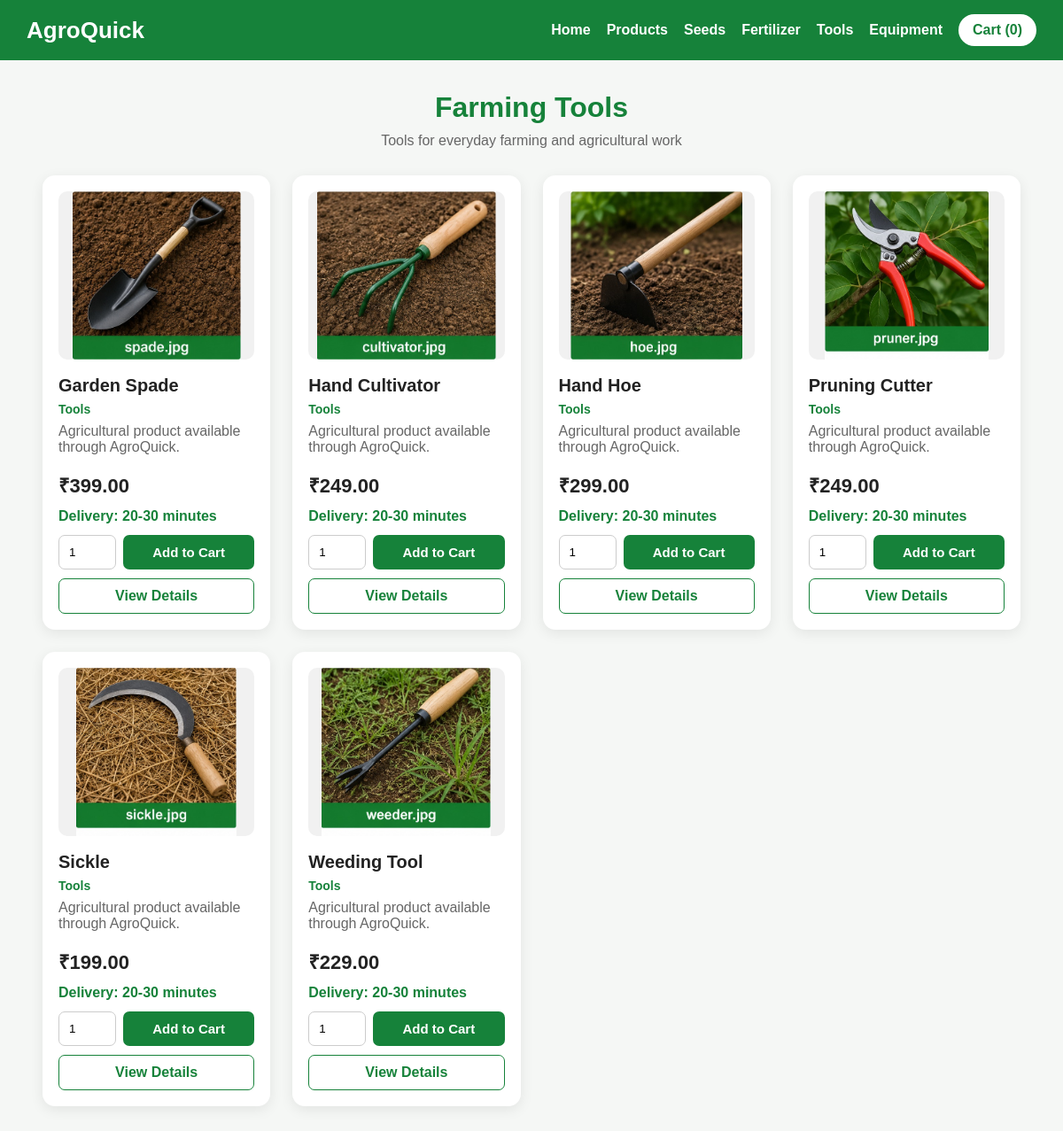
/tools (signed in), run on the app's committed database.
### tables this page shows
CREATE TABLE products (
            id INTEGER PRIMARY KEY AUTOINCREMENT,
            name TEXT NOT NULL,
            category_id INTEGER NOT NULL,
            price REAL NOT NULL,
            image TEXT,
            description TEXT,
            stock INTEGER DEFAULT 100, delivery_time TEXT DEFAULT '20-30 minutes', created_at TEXT,
            FOREIGN KEY (category_id) REFERENCES categories(id)
        );

### app.py (the view)
@app.route("/tools")
@location_required
def tools():
    return render_template(
        "tools.html",
        products=get_category_products("Tools")
    )

### app.py (called while the page is built)
def get_db():
    db = sqlite3.connect(DATABASE)
    db.row_factory = sqlite3.Row
    return db

def location_required(function):
    @wraps(function)
    def wrapper(*args, **kwargs):
        if "user_id" not in session:
            return redirect(url_for("login"))
        if not session.get("user_location"):
            return redirect(url_for("location"))
        return function(*args, **kwargs)
    return wrapper

def cart_count():
    if "user_id" not in session:
        return 0
    db = get_db()
    row = db.execute(
        """
        SELECT COALESCE(SUM(quantity), 0) AS total
        FROM cart_items
        WHERE user_id=?
        """,
        (session["user_id"],)
    ).fetchone()
    db.close()
    return int(row["total"] or 0)

@app.context_processor
def globals_for_templates():
    return {
        "cart_count": cart_count(),
        "user_location": session.get("user_location"),
        "current_user_name": session.get("user_name"),
        "logged_in": "user_id" in session
    }

def get_category_products(category_name):
    db = get_db()
    products = db.execute(
        """
        SELECT
            p.id,
            p.name,
            p.category_id,
            c.name AS category,
            p.price,
            p.image,
            p.description,
            p.stock,
            p.delivery_time,
            p.created_at
        FROM products p
        LEFT JOIN categories c ON p.category_id=c.id
        WHERE LOWER(c.name)=LOWER(?)
        ORDER BY p.name
        """,
        (category_name,)
    ).fetchall()
    db.close()
    return products

### templates/tools.html (shortened to what this page needs)
<!DOCTYPE html>
<html lang="en">
<head>
</head>
<body>
<nav>
    <a href="{{ url_for('home') }}" class="logo">
        AgroQuick
    </a>
    <div class="nav-links">
        <a href="{{ url_for('home') }}">Home</a>
        <a href="{{ url_for('products') }}">Products</a>
        <a href="{{ url_for('seeds') }}">Seeds</a>
        <a href="{{ url_for('fertilizer') }}">Fertilizer</a>
        <a href="{{ url_for('tools') }}">Tools</a>
        <a href="{{ url_for('equipment') }}">Equipment</a>
        <a href="{{ url_for('cart') }}" class="cart-button">
            Cart ({{ cart_count }})
        </a>
    </div>
</nav>
<div class="container">
    <h1>Farming Tools</h1>
    <div class="subtitle">
        Tools for everyday farming and agricultural work
    </div>
    {% if products %}
        <div class="product-grid">
            {% for product in products %}
                <div class="product-card">
                    {% if product['image'] %}
                        <img
                            src="{{ url_for('static', filename='images/' + product['image']) }}"
                            class="product-image"
                            alt="{{ product['name'] }}"
                        >
                    {% endif %}
                    <div class="product-name">
                        {{ product['name'] }}
                    </div>
                    <div class="category">
                        Tools
                    </div>
                    <div class="description">
                        {{ product['description'] or 'Quality farming tool for agricultural use.' }}
                    </div>
                    <div class="price">
                        ₹{{ "%.2f"|format(product['price']) }}
                    </div>
                    <div class="delivery">
                        Delivery: {{ product['delivery_time'] or '20-30 minutes' }}
                    </div>
                    {% if product['stock'] > 0 %}
                        <form
                            action="{{ url_for('add_to_cart_post') }}"
                            method="POST"
                            class="cart-form"
                        >
                            <input
                                type="number"
                                name="quantity"
                                value="1"
                                min="1"
                                max="{{ product['stock'] }}"
                                class="quantity"
                            >
                            <button type="submit" class="add-button">
                                Add to Cart
                            </button>
                        </form>
                    {% else %}
                        <button class="add-button" disabled>
                            Out of Stock
                        </button>
                    {% endif %}
                    <a
                        href="{{ url_for('product', product_id=product['id']) }}"
                        class="details-button"
                    >
                        View Details
                    </a>
                </div>
            {% endfor %}
        </div>
    {% else %}
        <div class="empty">
            No farming tools available.
        </div>
    {% endif %}
</div>
</body>
</html>

### templates/tools.html (style rules this page uses)
* { box-sizing: border-box; }
body { margin: 0; font-family: Arial, sans-serif; background: #f5f7f5; color: #222; }
nav { background: #16823a; padding: 16px 30px; display: flex; justify-content: space-between; align-items: center; flex-wrap: wrap; }
.logo { color: white; text-decoration: none; font-size: 26px; font-weight: bold; }
.nav-links { display: flex; gap: 18px; align-items: center; flex-wrap: wrap; }
.nav-links a { color: white; text-decoration: none; font-weight: bold; }
.cart-button { background: white; color: #16823a !important; padding: 9px 16px; border-radius: 20px; }
.container { width: 92%; max-width: 1250px; margin: 35px auto; }
h1 { text-align: center; color: #16823a; margin-bottom: 10px; }
.subtitle { text-align: center; color: #666; margin-bottom: 30px; }
.product-grid { display: grid; grid-template-columns: repeat(auto-fit, minmax(230px, 1fr)); gap: 25px; }
.product-card { background: white; border-radius: 14px; padding: 18px; box-shadow: 0 4px 15px rgba(0,0,0,0.08); transition: 0.2s; }
.product-image { width: 100%; height: 190px; object-fit: contain; border-radius: 10px; background: #f1f1f1; }
.product-name { font-size: 20px; font-weight: bold; margin: 14px 0 7px; }
.category { color: #16823a; font-size: 14px; font-weight: bold; }
.description { color: #666; min-height: 42px; margin-top: 8px; }
.price { font-size: 22px; font-weight: bold; margin: 12px 0; }
.delivery { color: #16823a; font-weight: bold; margin-bottom: 12px; }
.cart-form { display: flex; gap: 8px; margin-top: 12px; }
.quantity { width: 65px; padding: 11px; border: 1px solid #ccc; border-radius: 7px; }
.add-button { flex: 1; border: none; background: #16823a; color: white; padding: 11px; border-radius: 7px; cursor: pointer; font-weight: bold; font-size: 15px; }
.details-button { display: block; text-align: center; margin-top: 10px; padding: 10px; border: 1px solid #16823a; color: #16823a; text-decoration: none; border-radius: 7px; font-weight: bold; }

### data on the page
products: image (picture), name "Garden Spade", description "Agricultural product available through AgroQuick.", price "399.00", delivery_time "20-30 minutes"
products: image (picture), name "Hand Cultivator", description "Agricultural product available through AgroQuick.", price "249.00", delivery_time "20-30 minutes"
products: image (picture), name "Hand Hoe", description "Agricultural product available through AgroQuick.", price "299.00", delivery_time "20-30 minutes"
products: image (picture), name "Pruning Cutter", description "Agricultural product available through AgroQuick.", price "249.00", delivery_time "20-30 minutes"
products: image (picture), name "Sickle", description "Agricultural product available through AgroQuick.", price "199.00", delivery_time "20-30 minutes"
products: image (picture), name "Weeding Tool", description "Agricultural product available through AgroQuick.", price "229.00", delivery_time "20-30 minutes"

### other printed values
{{ cart_count }} "0"
